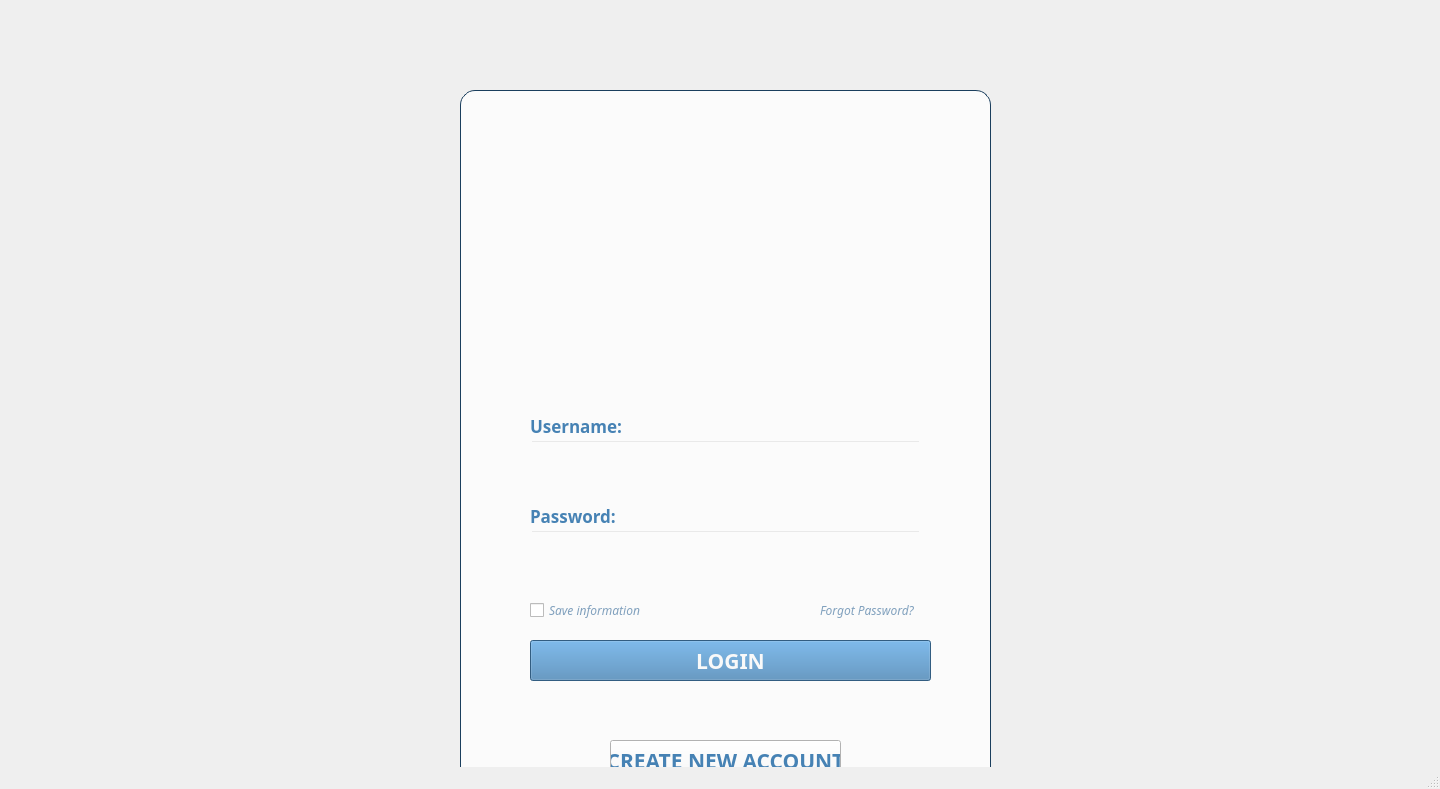
<?xml version="1.0" encoding="UTF-8"?>
<ui version="4.0">
 <class>MainWindow</class>
 <widget class="QMainWindow" name="MainWindow">
  <property name="geometry">
   <rect>
    <x>0</x>
    <y>0</y>
    <width>1440</width>
    <height>789</height>
   </rect>
  </property>
  <property name="windowTitle">
   <string>MainWindow</string>
  </property>
  <widget class="QWidget" name="centralwidget">
   <widget class="QLabel" name="label">
    <property name="geometry">
     <rect>
      <x>0</x>
      <y>-30</y>
      <width>1441</width>
      <height>891</height>
     </rect>
    </property>
    <property name="maximumSize">
     <size>
      <width>2048</width>
      <height>2048</height>
     </size>
    </property>
    <property name="text">
     <string/>
    </property>
    <property name="pixmap">
     <pixmap>images/background đăng nhập.png</pixmap>
    </property>
    <property name="scaledContents">
     <bool>true</bool>
    </property>
   </widget>
   <widget class="QLabel" name="label_2">
    <property name="geometry">
     <rect>
      <x>460</x>
      <y>90</y>
      <width>531</width>
      <height>711</height>
     </rect>
    </property>
    <property name="font">
     <font>
      <pointsize>12</pointsize>
     </font>
    </property>
    <property name="whatsThis">
     <string>&lt;html&gt;&lt;head/&gt;&lt;body&gt;&lt;p align=&quot;center&quot;&gt;&lt;br/&gt;&lt;/p&gt;&lt;/body&gt;&lt;/html&gt;</string>
    </property>
    <property name="autoFillBackground">
     <bool>false</bool>
    </property>
    <property name="styleSheet">
     <string notr="true">QLabel {
background-color: rgba(255, 255, 255, 192);
    border-radius: 15px;
    padding: 10px;
 border: 1px solid #1A3E5D; 
}</string>
    </property>
    <property name="frameShape">
     <enum>QFrame::Panel</enum>
    </property>
    <property name="frameShadow">
     <enum>QFrame::Plain</enum>
    </property>
    <property name="lineWidth">
     <number>1</number>
    </property>
    <property name="midLineWidth">
     <number>0</number>
    </property>
    <property name="text">
     <string/>
    </property>
    <property name="scaledContents">
     <bool>false</bool>
    </property>
    <property name="alignment">
     <set>Qt::AlignCenter</set>
    </property>
    <property name="wordWrap">
     <bool>false</bool>
    </property>
   </widget>
   <widget class="QLabel" name="Logo">
    <property name="geometry">
     <rect>
      <x>350</x>
      <y>90</y>
      <width>751</width>
      <height>321</height>
     </rect>
    </property>
    <property name="text">
     <string/>
    </property>
    <property name="pixmap">
     <pixmap>images/fotogo label.png</pixmap>
    </property>
    <property name="scaledContents">
     <bool>true</bool>
    </property>
   </widget>
   <widget class="QLabel" name="label_4">
    <property name="geometry">
     <rect>
      <x>530</x>
      <y>410</y>
      <width>111</width>
      <height>31</height>
     </rect>
    </property>
    <property name="font">
     <font>
      <family>.New York</family>
      <pointsize>13</pointsize>
      <weight>75</weight>
      <bold>true</bold>
     </font>
    </property>
    <property name="styleSheet">
     <string notr="true">color: rgb(70, 130, 180);</string>
    </property>
    <property name="text">
     <string>Username:</string>
    </property>
   </widget>
   <widget class="QLineEdit" name="lineEditUsername">
    <property name="geometry">
     <rect>
      <x>530</x>
      <y>440</y>
      <width>391</width>
      <height>31</height>
     </rect>
    </property>
    <property name="styleSheet">
     <string notr="true">background-color: rgba(255, 255, 255, 0);
</string>
    </property>
   </widget>
   <widget class="QLabel" name="label_6">
    <property name="geometry">
     <rect>
      <x>530</x>
      <y>500</y>
      <width>111</width>
      <height>31</height>
     </rect>
    </property>
    <property name="font">
     <font>
      <family>.New York</family>
      <pointsize>13</pointsize>
      <weight>75</weight>
      <bold>true</bold>
     </font>
    </property>
    <property name="styleSheet">
     <string notr="true">color: rgb(70, 130, 180);</string>
    </property>
    <property name="text">
     <string>Password:</string>
    </property>
   </widget>
   <widget class="QLineEdit" name="lineEditPassword">
    <property name="geometry">
     <rect>
      <x>530</x>
      <y>530</y>
      <width>391</width>
      <height>31</height>
     </rect>
    </property>
    <property name="styleSheet">
     <string notr="true">background-color: rgba(255, 255, 255, 0);
</string>
    </property>
   </widget>
   <widget class="QCheckBox" name="checkBoxSaveInformation">
    <property name="geometry">
     <rect>
      <x>530</x>
      <y>600</y>
      <width>191</width>
      <height>21</height>
     </rect>
    </property>
    <property name="font">
     <font>
      <family>.New York</family>
      <weight>50</weight>
      <italic>true</italic>
      <bold>false</bold>
     </font>
    </property>
    <property name="styleSheet">
     <string notr="true">color: rgb(128, 160, 189);</string>
    </property>
    <property name="text">
     <string>Save information </string>
    </property>
   </widget>
   <widget class="QLabel" name="label_7">
    <property name="geometry">
     <rect>
      <x>820</x>
      <y>600</y>
      <width>121</width>
      <height>20</height>
     </rect>
    </property>
    <property name="font">
     <font>
      <family>.New York</family>
      <italic>true</italic>
     </font>
    </property>
    <property name="styleSheet">
     <string notr="true">color: rgb(128, 160, 189);</string>
    </property>
    <property name="text">
     <string>Forgot Password?</string>
    </property>
   </widget>
   <widget class="QPushButton" name="pushButtonLogin">
    <property name="geometry">
     <rect>
      <x>530</x>
      <y>640</y>
      <width>401</width>
      <height>41</height>
     </rect>
    </property>
    <property name="font">
     <font>
      <family>.New York</family>
      <pointsize>16</pointsize>
      <weight>75</weight>
      <bold>true</bold>
     </font>
    </property>
    <property name="styleSheet">
     <string notr="true">color: rgb(249, 249, 249);
background-color: rgb(70, 130, 180);</string>
    </property>
    <property name="text">
     <string>LOGIN</string>
    </property>
   </widget>
   <widget class="QPushButton" name="pushButtonLogin_2">
    <property name="geometry">
     <rect>
      <x>610</x>
      <y>740</y>
      <width>231</width>
      <height>41</height>
     </rect>
    </property>
    <property name="font">
     <font>
      <family>.New York</family>
      <pointsize>16</pointsize>
      <weight>75</weight>
      <bold>true</bold>
     </font>
    </property>
    <property name="styleSheet">
     <string notr="true">color: rgb(70, 130, 180);
background-color: rgb(249, 249, 249);
</string>
    </property>
    <property name="text">
     <string>CREATE NEW ACCOUNT</string>
    </property>
   </widget>
  </widget>
  <widget class="QMenuBar" name="menubar">
   <property name="geometry">
    <rect>
     <x>0</x>
     <y>0</y>
     <width>1440</width>
     <height>24</height>
    </rect>
   </property>
  </widget>
  <widget class="QStatusBar" name="statusbar"/>
 </widget>
 <resources/>
 <connections/>
</ui>
